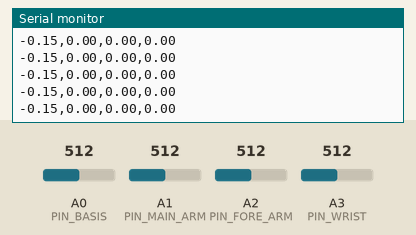
Bench run of a sketch on a simulated Arduino Uno, built with avr-gcc and run on an emulated ATmega328P. Parts: the last lines printed to the serial monitor. Inputs (shaded band) come from the test bench; at power-on: A0 (PIN_BASIS) = 512, A1 (PIN_MAIN_ARM) = 512, A2 (PIN_FORE_ARM) = 512, A3 (PIN_WRIST) = 512.

Above: at 2.7 s.
2.8 s: A0 (PIN_BASIS) set to 716
At 3.4 s:
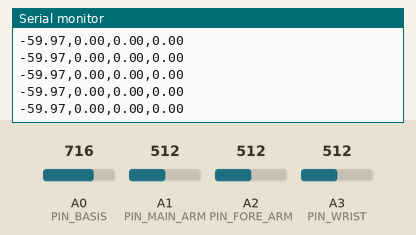
4.3 s: A1 (PIN_MAIN_ARM) set to 716
At 5.2 s:
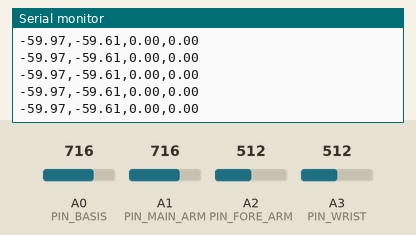
5.8 s: A2 (PIN_FORE_ARM) set to 716
At 6.8 s:
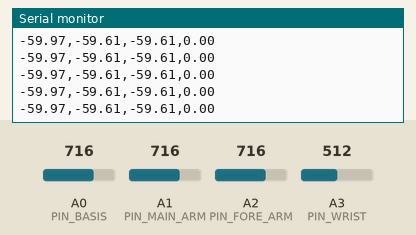
7.3 s: A3 (PIN_WRIST) set to 716
At 7.8 s:
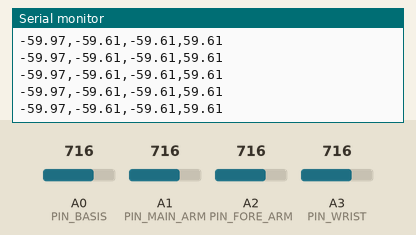
8.8 s: A0 (PIN_BASIS) set to 992
At 9.7 s:
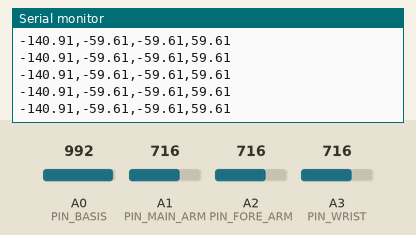
10.3 s: A1 (PIN_MAIN_ARM) set to 992
At 11.0 s:
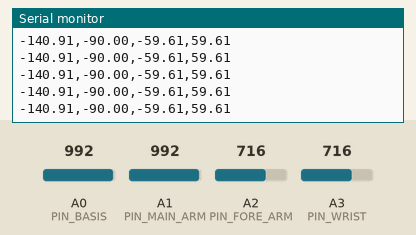
Timing chart, 0 to 12.8 s (numbered marks = the images above; inputs shaded):
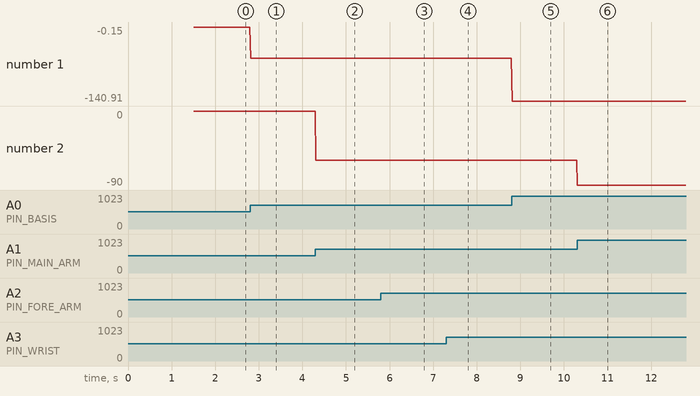

Measured:
- after the input at 2.8 s, the serial monitor: prints a new line at once (image 1)
- after the input at 4.3 s, the serial monitor: prints a new line at once (image 2)
- after the input at 5.8 s, the serial monitor: prints a new line at once (image 3)
- after the input at 7.3 s, the serial monitor: prints a new line at once (image 4)
- after the input at 8.8 s, the serial monitor: prints a new line at once (image 5)
- after the input at 10.3 s, the serial monitor: prints a new line at once (image 6)
- plotted number 1: -0.15 → -59.97 after the input at 2.8 s, -59.97 → -140.91 after the input at 8.8 s
- plotted number 2: 0 → -59.61 after the input at 4.3 s, -59.61 → -90 after the input at 10.3 s

The sketch:

LeaderArm_Blender.ino
```cpp
#include <Arduino.h>

struct JointCalibration {
  int rawMin;
  int rawMax;
  float angleMinDeg;
  float angleMaxDeg;
};

const uint8_t PIN_BASIS    = A0;
const uint8_t PIN_MAIN_ARM = A1;
const uint8_t PIN_FORE_ARM = A2;
const uint8_t PIN_WRIST    = A3;

const unsigned long SEND_INTERVAL_MS = 20;

// ======================================================
// Paste the block from LeaderArm_Calibration.ino here.
// The values below are example values so the sketch
// compiles out of the box.
// ======================================================
const JointCalibration BASIS_CAL    = {0, 1023, 150.00f, -150.00f};
const JointCalibration MAIN_ARM_CAL = {204, 820, 90.00f, -90.00f};
const JointCalibration FORE_ARM_CAL = {204, 820, 90.00f, -90.00f};
const JointCalibration WRIST_CAL    = {204, 820, -90.00f, 90.00f};
// ======================================================

// Set to true to print extra debug information.
const bool PRINT_DEBUG = false;

unsigned long lastSendMs = 0;

float clampFloat(float value, float low, float high) {
  if (value < low) return low;
  if (value > high) return high;
  return value;
}

int readFilteredAnalog(uint8_t pin, uint8_t samples = 4) {
  long sum = 0;
  for (uint8_t i = 0; i < samples; i++) {
    sum += analogRead(pin);
    delayMicroseconds(500);
  }
  return (int)(sum / samples);
}

float rawToAngleDeg(int raw, const JointCalibration& cal) {
  if (cal.rawMax == cal.rawMin) {
    return cal.angleMinDeg;
  }

  float t = (float)(raw - cal.rawMin) / (float)(cal.rawMax - cal.rawMin);
  t = clampFloat(t, 0.0f, 1.0f);
  return cal.angleMinDeg + t * (cal.angleMaxDeg - cal.angleMinDeg);
}

void setup() {
  Serial.begin(115200);
  delay(1500);

  Serial.println("LEADER ARM SERIAL STREAM");
  Serial.println("CSV format: basis,main,fore,wrist");
}

void loop() {
  if (millis() - lastSendMs < SEND_INTERVAL_MS) {
    return;
  }
  lastSendMs = millis();

  int rawBasis = readFilteredAnalog(PIN_BASIS);
  int rawMain  = readFilteredAnalog(PIN_MAIN_ARM);
  int rawFore  = readFilteredAnalog(PIN_FORE_ARM);
  int rawWrist = readFilteredAnalog(PIN_WRIST);

  float basisDeg = rawToAngleDeg(rawBasis, BASIS_CAL);
  float mainDeg  = rawToAngleDeg(rawMain, MAIN_ARM_CAL);
  float foreDeg  = rawToAngleDeg(rawFore, FORE_ARM_CAL);
  float wristDeg = rawToAngleDeg(rawWrist, WRIST_CAL);

  if (PRINT_DEBUG) {
    Serial.print("RAW: ");
    Serial.print(rawBasis);
    Serial.print(", ");
    Serial.print(rawMain);
    Serial.print(", ");
    Serial.print(rawFore);
    Serial.print(", ");
    Serial.print(rawWrist);
    Serial.print(" | ANGLES: ");
  }

  Serial.print(basisDeg, 2);
  Serial.print(",");
  Serial.print(mainDeg, 2);
  Serial.print(",");
  Serial.print(foreDeg, 2);
  Serial.print(",");
  Serial.println(wristDeg, 2);
}
```
